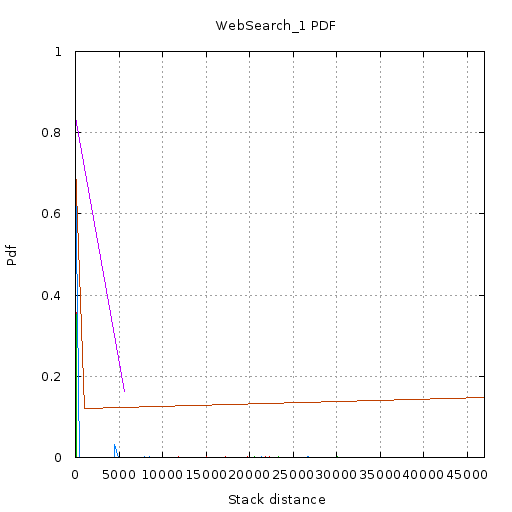

Source code (gnuplot):
set terminal  png size 512,512 font 'Verdana, 10'
set nokey
set title "WebSearch_1 PDF"
set output '//home//cat//Documents//CACHE//Tests//Gists//WebSearch1//PDF//1//pdf.png'
set ylabel "Pdf"
set yrange [0:1]
set xlabel "Stack distance"
set xrange [2.000000:46978.666667]
set grid xtics ytics
plot '//home//cat//Documents//CACHE//Tests//Gists//WebSearch1//PDF//1//0.txt' using 1:2 with lines,\
'//home//cat//Documents//CACHE//Tests//Gists//WebSearch1//PDF//1//1.txt' using 1:2 with lines,\
'//home//cat//Documents//CACHE//Tests//Gists//WebSearch1//PDF//1//2.txt' using 1:2 with lines,\
'//home//cat//Documents//CACHE//Tests//Gists//WebSearch1//PDF//1//3.txt' using 1:2 with lines,\
'//home//cat//Documents//CACHE//Tests//Gists//WebSearch1//PDF//1//4.txt' using 1:2 with lines,\
'//home//cat//Documents//CACHE//Tests//Gists//WebSearch1//PDF//1//5.txt' using 1:2 with lines
